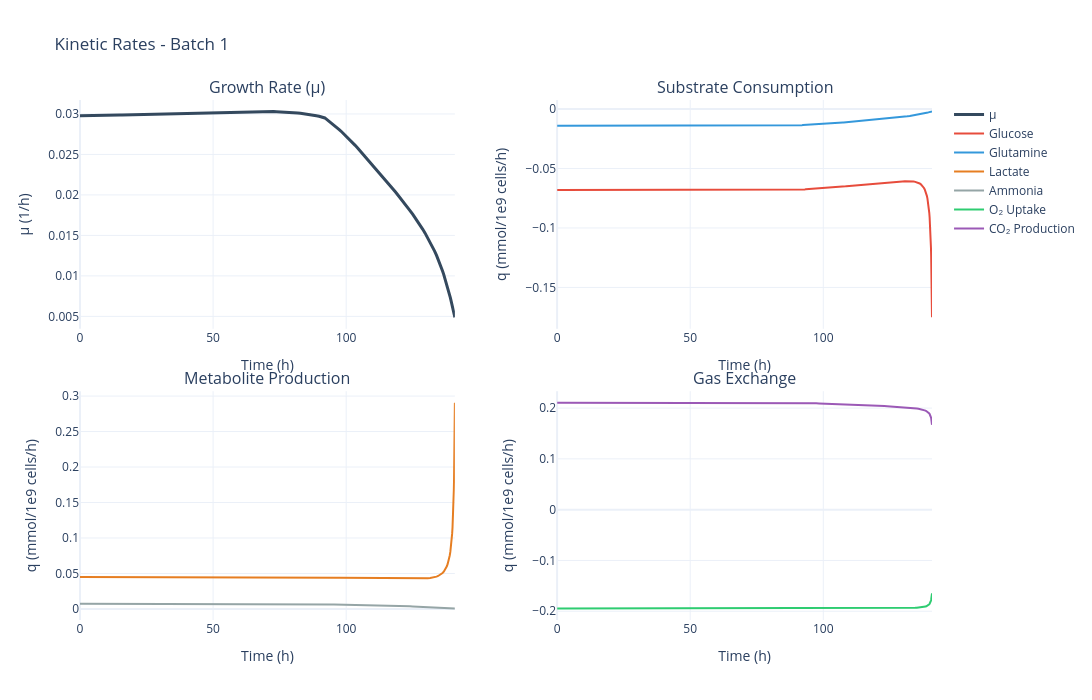

Notebook source saved alongside this figure:
### Code cell
# Specific rates (mu, q_Glc, q_Gln, q_Lac, q_O2, etc.)
fig = data.plot_kinetic_rates(batch_number=BATCH_NUMBER)
fig.show()

### Figure 1 — Plotly figure (JSON) as saved in the notebook; plotly's stock layout.template omitted (floating-point values rounded to 4 significant figures; data arrays with more than 128 entries replaced by an {"elided": "..."} marker saying what was removed)
{"data": [{"line": {"color": "#34495E", "width": 3}, "mode": "lines", "name": "μ", "type": "scatter", "x": {"elided": "245 float values"}, "xaxis": "x", "y": {"elided": "245 float values"}, "yaxis": "y"}, {"line": {"color": "#E74C3C", "width": 2}, "mode": "lines", "name": "Glucose", "type": "scatter", "x": {"elided": "245 float values"}, "xaxis": "x2", "y": {"elided": "245 float values"}, "yaxis": "y2"}, {"line": {"color": "#3498DB", "width": 2}, "mode": "lines", "name": "Glutamine", "type": "scatter", "x": {"elided": "245 float values"}, "xaxis": "x2", "y": {"elided": "245 float values"}, "yaxis": "y2"}, {"line": {"color": "#E67E22", "width": 2}, "mode": "lines", "name": "Lactate", "type": "scatter", "x": {"elided": "245 float values"}, "xaxis": "x3", "y": {"elided": "245 float values"}, "yaxis": "y3"}, {"line": {"color": "#95A5A6", "width": 2}, "mode": "lines", "name": "Ammonia", "type": "scatter", "x": {"elided": "245 float values"}, "xaxis": "x3", "y": {"elided": "245 float values"}, "yaxis": "y3"}, {"line": {"color": "#2ECC71", "width": 2}, "mode": "lines", "name": "O₂ Uptake", "type": "scatter", "x": {"elided": "245 float values"}, "xaxis": "x4", "y": {"elided": "245 float values"}, "yaxis": "y4"}, {"line": {"color": "#9B59B6", "width": 2}, "mode": "lines", "name": "CO₂ Production", "type": "scatter", "x": {"elided": "245 float values"}, "xaxis": "x4", "y": {"elided": "245 float values"}, "yaxis": "y4"}], "layout": {"annotations": [{"font": {"size": 16}, "showarrow": false, "text": "Growth Rate (μ)", "x": 0.22, "xanchor": "center", "xref": "paper", "y": 1, "yanchor": "bottom", "yref": "paper"}, {"font": {"size": 16}, "showarrow": false, "text": "Substrate Consumption", "x": 0.78, "xanchor": "center", "xref": "paper", "y": 1, "yanchor": "bottom", "yref": "paper"}, {"font": {"size": 16}, "showarrow": false, "text": "Metabolite Production", "x": 0.22, "xanchor": "center", "xref": "paper", "y": 0.44, "yanchor": "bottom", "yref": "paper"}, {"font": {"size": 16}, "showarrow": false, "text": "Gas Exchange", "x": 0.78, "xanchor": "center", "xref": "paper", "y": 0.44, "yanchor": "bottom", "yref": "paper"}], "height": 700, "hovermode": "x unified", "legend": {"x": 1.02, "xanchor": "left", "y": 1, "yanchor": "top"}, "showlegend": true, "title": {"text": "Kinetic Rates - Batch 1"}, "width": 1200, "xaxis": {"anchor": "y", "domain": [0, 0.44], "title": {"text": "Time (h)"}}, "xaxis2": {"anchor": "y2", "domain": [0.56, 1], "title": {"text": "Time (h)"}}, "xaxis3": {"anchor": "y3", "domain": [0, 0.44], "title": {"text": "Time (h)"}}, "xaxis4": {"anchor": "y4", "domain": [0.56, 1], "title": {"text": "Time (h)"}}, "yaxis": {"anchor": "x", "domain": [0.56, 1], "title": {"text": "μ (1/h)"}}, "yaxis2": {"anchor": "x2", "domain": [0.56, 1], "title": {"text": "q (mmol/1e9 cells/h)"}}, "yaxis3": {"anchor": "x3", "domain": [0, 0.44], "title": {"text": "q (mmol/1e9 cells/h)"}}, "yaxis4": {"anchor": "x4", "domain": [0, 0.44], "title": {"text": "q (mmol/1e9 cells/h)"}}}}
